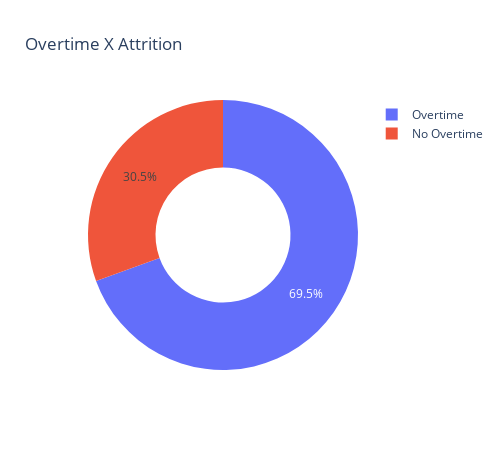

This figure's notebook cell:
### Code cell
import plotly.graph_objects as go
labels = ['Overtime', 'No Overtime']
values = [289, 127]

fig = go.Figure()
fig.add_trace(go.Pie(labels=labels, values=values, hole=0.5))
fig.update_layout(title='Overtime X Attrition', autosize=False, width=500, height=450)
fig.show()

### Figure 1 — Plotly figure (JSON) as saved in the notebook; plotly's stock layout.template omitted (floating-point values rounded to 4 significant figures)
{"data": [{"hole": 0.5, "labels": ["Overtime", "No Overtime"], "type": "pie", "values": [289, 127]}], "layout": {"autosize": false, "height": 450, "title": {"text": "Overtime X Attrition"}, "width": 500}}
